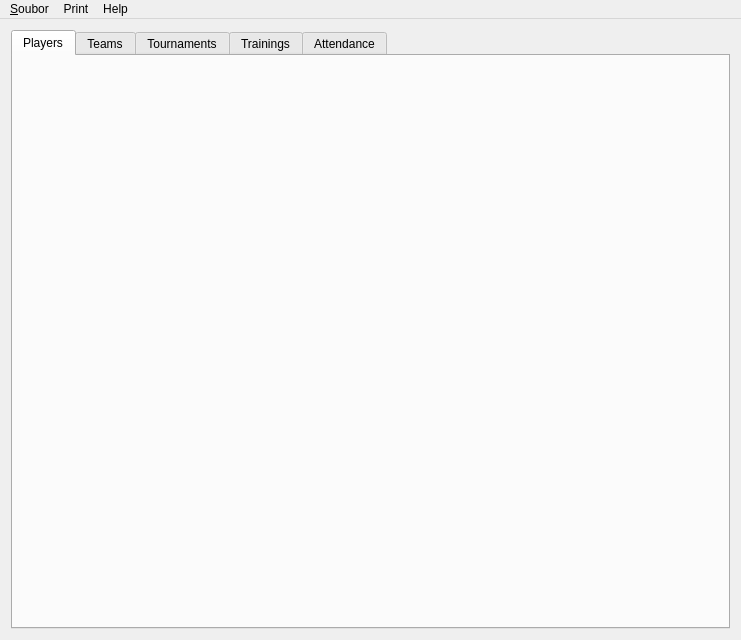
<?xml version="1.0" encoding="UTF-8"?>
<ui version="4.0">
 <class>MainWindow</class>
 <widget class="QMainWindow" name="MainWindow">
  <property name="geometry">
   <rect>
    <x>0</x>
    <y>0</y>
    <width>741</width>
    <height>640</height>
   </rect>
  </property>
  <property name="windowTitle">
   <string>Floco</string>
  </property>
  <property name="windowIcon">
   <iconset resource="../resources.qrc">
    <normaloff>:/icons/icons/floco-128.png</normaloff>:/icons/icons/floco-128.png</iconset>
  </property>
  <widget class="QWidget" name="centralWidget">
   <layout class="QVBoxLayout" name="verticalLayout_2">
    <item>
     <widget class="QTabWidget" name="tabWidget">
      <property name="currentIndex">
       <number>0</number>
      </property>
      <widget class="PlayersTab" name="tabPlayers" native="true">
       <attribute name="icon">
        <iconset resource="../resources.qrc">
         <normaloff>:/icons/icons/player-48.png</normaloff>:/icons/icons/player-48.png</iconset>
       </attribute>
       <attribute name="title">
        <string>Players</string>
       </attribute>
      </widget>
      <widget class="QWidget" name="tabWidgetPage2" native="true">
       <attribute name="icon">
        <iconset resource="../resources.qrc">
         <normaloff>:/icons/icons/team-48.png</normaloff>:/icons/icons/team-48.png</iconset>
       </attribute>
       <attribute name="title">
        <string>Teams</string>
       </attribute>
      </widget>
      <widget class="QWidget" name="tab">
       <attribute name="icon">
        <iconset resource="../resources.qrc">
         <normaloff>:/icons/icons/tournament-48.png</normaloff>:/icons/icons/tournament-48.png</iconset>
       </attribute>
       <attribute name="title">
        <string>Tournaments</string>
       </attribute>
      </widget>
      <widget class="QWidget" name="tab_2">
       <attribute name="icon">
        <iconset resource="../resources.qrc">
         <normaloff>:/icons/icons/training-48.png</normaloff>:/icons/icons/training-48.png</iconset>
       </attribute>
       <attribute name="title">
        <string>Trainings</string>
       </attribute>
      </widget>
      <widget class="QWidget" name="tab_3">
       <attribute name="icon">
        <iconset resource="../resources.qrc">
         <normaloff>:/icons/icons/attendance-48.png</normaloff>:/icons/icons/attendance-48.png</iconset>
       </attribute>
       <attribute name="title">
        <string>Attendance</string>
       </attribute>
      </widget>
     </widget>
    </item>
   </layout>
  </widget>
  <widget class="QMenuBar" name="menuBar">
   <property name="geometry">
    <rect>
     <x>0</x>
     <y>0</y>
     <width>741</width>
     <height>25</height>
    </rect>
   </property>
   <widget class="QMenu" name="menuSoubor">
    <property name="title">
     <string>&amp;Soubor</string>
    </property>
   </widget>
   <widget class="QMenu" name="menuHelp">
    <property name="title">
     <string>Help</string>
    </property>
    <addaction name="actionAbout"/>
   </widget>
   <widget class="QMenu" name="menuPrint">
    <property name="title">
     <string>Print</string>
    </property>
   </widget>
   <addaction name="menuSoubor"/>
   <addaction name="menuPrint"/>
   <addaction name="menuHelp"/>
  </widget>
  <action name="actionAbout">
   <property name="text">
    <string>About...</string>
   </property>
  </action>
 </widget>
 <layoutdefault spacing="6" margin="11"/>
 <customwidgets>
  <customwidget>
   <class>PlayersTab</class>
   <extends>QWidget</extends>
   <header>playerstab.h</header>
   <container>1</container>
  </customwidget>
 </customwidgets>
 <resources>
  <include location="../resources.qrc"/>
 </resources>
 <connections/>
</ui>
